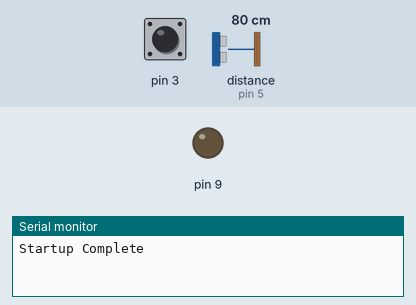
Simulated run of this sketch. Board: Arduino Uno, built with avr-gcc and run on an emulated ATmega328P. Parts: output pins drawn as LEDs (lit = HIGH), the last lines printed to the serial monitor. The inputs (shaded band) are chosen by the test bench; at power-on: pin 3 HIGH, distance to the obstacle (sensor on pin 5) 80 cm. The echo pulse lasts 58.3 µs per cm.

Above: at 1.2 s.
1.3 s: pin 3 pulled LOW for 0.15 s
At 2.0 s:
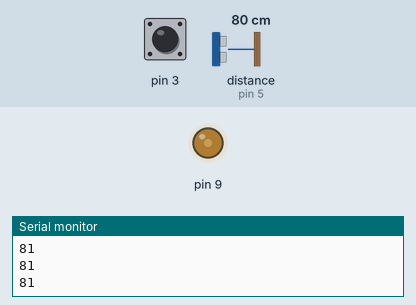
3.0 s: distance to the obstacle (sensor on pin 5) set to 250 cm
At 4.5 s:
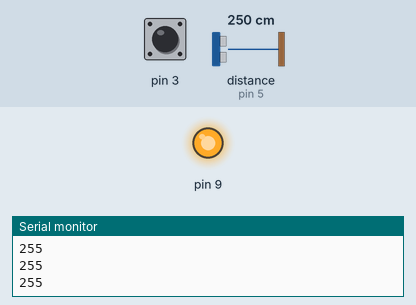
6.0 s: distance to the obstacle (sensor on pin 5) set to 2 cm
At 7.1 s:
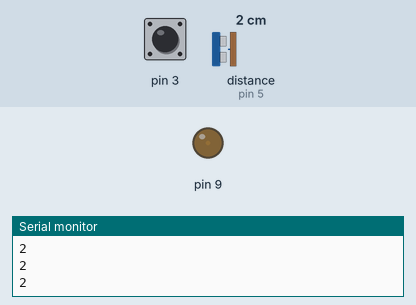
7.6 s: distance to the obstacle (sensor on pin 5) set to 299 cm
At 7.79 s:
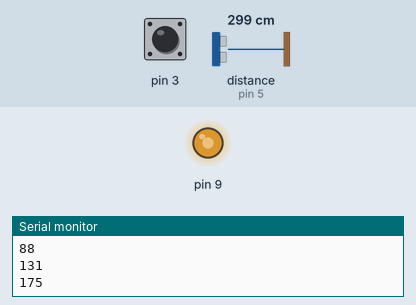
Timing chart, 0 to 10.6 s (numbered marks = the images above; inputs shaded):
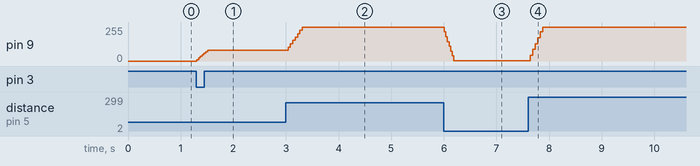

Measured:
- after the input at 1.3 s, pin 9: 0/255 → 81/255 at once
- after the input at 3.0 s, pin 9: 81/255 → 255/255 at once
- after the input at 6.0 s, pin 9: 255/255 → 2/255 at once
- after the input at 7.6 s, pin 9: 2/255 → 255/255 at once

The sketch:

Receiver_Interrupts.ino
```cpp
/* BME x FIT Software -- Transmitter
 * Developed by Steven Crimarco
 * Date: 1/22/2020
 *
 * This iteration utilizes a hardware synchronization between the two devices using
 * interrupts. This is much more reliable that using a sensor as the trigger or timing with a RTC clock
 * because the latency is extremely low. Latency is a crucial detail here because any latency in
 * the system will cause a desynchronization between the receiver and transmitter's ultrasonic sensor.
 *
 * Future development:
 * -Check out system (basically remove interruptpin and recreate it with a new function to make state false)
 * -SD card data storage
 * -Velocity calculations
 */

#include <NewPing.h>

bool state1;

const int trig = 4;  // trig pin
const int echo = 5; // echo pin
const int max_distance = 400; // Maximum distance (in cm)
int dist;
int store[7];
int index;
int average;

NewPing sonar(trig, echo, max_distance);

void setup() {
  pinMode(3,INPUT_PULLUP);
  pinMode(9, OUTPUT);
  Serial.begin(115200);
  attachInterrupt(digitalPinToInterrupt(3), fall, FALLING);
  Serial.println("Startup Complete");
}

void loop() {
  while(state1==true){ //Once the interupt has activated
    dist = sonar.ping_cm(); //Send out distance signal/receive signal

    /*To ensure that there isn't a sudden spike in vibration just because of one incorrect
    * datapoint, we take a running average of the distance values. This is fine because with
    * such a small delay of 29ms, it takes a brief amount of time to make a drastic change to the
    * average value, but a single spiked value will not change the average greatly
    *
    * Note, for future velocity calculations you will probably still want to store all data
    */
    store[index]=dist; //Store the curent value
    index++; //Index to the next array spot
    if(index==7){index=0;} //We only want 7 values stored, if we're at index 7 move back to index 0
    for(int i=0;i<7;i++){
      average+=store[i]; //Sum up the 7 stored values
    }
    average=average/7; //Average the values
    Serial.println(average);

    //Map the distance to the proper range for the buzzer
    map(average,0,200,255,45);
    analogWrite(9,average);
    delay(29);
    average=0;
  }
}

void fall(){ //function to run when the interrupt is received
  state1=true;
  detachInterrupt(digitalPinToInterrupt(3));
}
```
